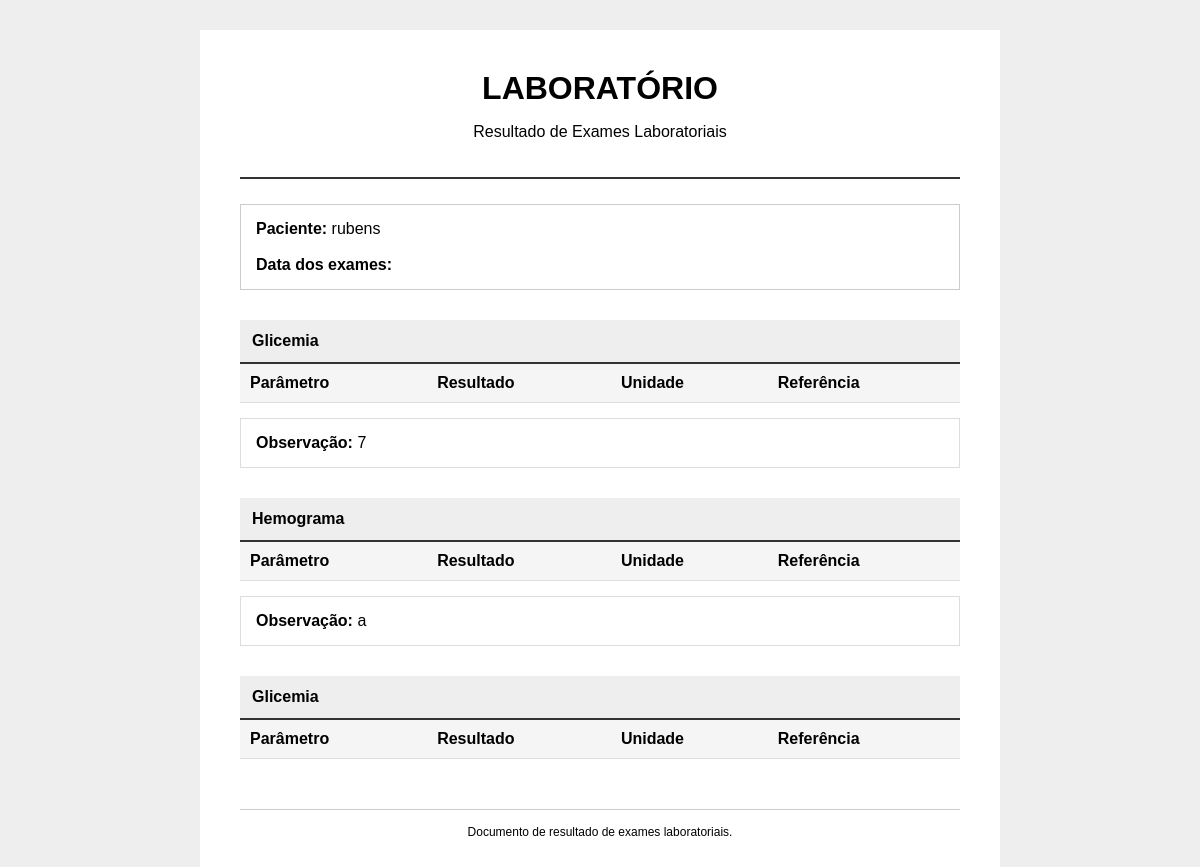
/ver_resultados/4/2026-08-13, run on the app's committed database.
### odisseu/models.py (models this page shows, shortened)
class Paciente(models.Model):
    nome = models.CharField(max_length=200)
    cpf = models.CharField(max_length=11)
    cns = models.CharField(max_length=14)
    data_nascimento = models.DateField()
    telefone = models.CharField(max_length=20)

class Agendamento(models.Model):
    EXAMES = [
        ('glicemia', 'Glicemia'),
        ('hemograma', 'Hemograma'),
    ]
    paciente = models.ForeignKey(
        Paciente,
        on_delete=models.CASCADE
    )
    exame = models.CharField(
        max_length=50,
        choices=EXAMES
    )
    data = models.DateField()

class Resultado(models.Model):
    agendamento = models.OneToOneField(
        Agendamento,
        on_delete=models.CASCADE,
        related_name='resultado'
    )
    observacao = models.TextField(
        blank=True
    )
    liberado = models.BooleanField(
        default=False
    )

### odisseu/views.py (the view)
# urls.py: path('ver_resultados/<int:paciente_id>/<str:data>',views.ver_resultados, name='ver_resultados'
def ver_resultados(request, paciente_id, data):
    paciente = Paciente.objects.get(id=paciente_id)
    resultados = Resultado.objects.filter(
        agendamento__paciente=paciente,
        agendamento__data=data
    )
    return render(
        request,
        'ver_resultados.html',
        {
            'paciente': paciente,
            'resultados': resultados,
            'data': data,
        }
    )

### odisseu/templates/ver_resultados.html (shortened to what this page needs)
<!DOCTYPE html>
<html lang="pt-br">
<head>
</head>
<body>
    <div class="laudo">
        <div class="cabecalho">
            <h1>LABORATÓRIO</h1>
            <p>
                Resultado de Exames Laboratoriais
            </p>
        </div>
        <div class="dados-paciente">
            <strong>Paciente:</strong>
            {{ paciente.nome }}
            <br><br>
            <strong>Data dos exames:</strong>
        </div>
        {% regroup resultados by agendamento as exames %}
        {% for grupo in exames %}
            <div class="exame">
                <div class="exame-titulo">
                    <strong>
                        {{ grupo.grouper.get_exame_display }}
                    </strong>
                </div>
                <table>
                    <thead>
                        <tr>
                            <th>
                                Parâmetro
                            </th>
                            <th>
                                Resultado
                            </th>
                            <th>
                                Unidade
                            </th>
                            <th>
                                Referência
                            </th>
                        </tr>
                    </thead>
                </table>
                {% for resultado in grupo.list %}
                    {% if resultado.observacao %}
                        <div class="observacao">
                            <strong>
                                Observação:
                            </strong>
                            {{ resultado.observacao }}
                        </div>
                    {% endif %}
                {% endfor %}
            </div>
        {% endfor %}
        <div class="rodape">
            Documento de resultado de exames laboratoriais.
        </div>
    </div>
</body>
</html>

### odisseu/templates/ver_resultados.html (style rules this page uses)
body { font-family: Arial, sans-serif; background-color: #eeeeee; margin: 0; padding: 30px; }
.laudo { width: 800px; max-width: 100%; margin: auto; background-color: white; padding: 40px; box-sizing: border-box; }
.cabecalho { text-align: center; border-bottom: 2px solid #333; padding-bottom: 20px; margin-bottom: 25px; }
.cabecalho h1 { margin: 0; }
.dados-paciente { border: 1px solid #ccc; padding: 15px; margin-bottom: 30px; }
.exame { margin-bottom: 30px; }
.exame-titulo { background-color: #eeeeee; padding: 12px; border-bottom: 2px solid #333; }
table { width: 100%; border-collapse: collapse; }
th, td { padding: 10px; border-bottom: 1px solid #ddd; text-align: left; }
th { background-color: #f5f5f5; }
.observacao { margin-top: 15px; padding: 15px; border: 1px solid #ddd; }
.rodape { margin-top: 50px; padding-top: 15px; border-top: 1px solid #ccc; text-align: center; font-size: 12px; }

### data on the page
Paciente: nome "rubens"
Agendamento: grouper.exame "Glicemia"
Resultado: observacao "7"
Agendamento: grouper.exame "Hemograma"
Resultado: observacao "a"
Agendamento: grouper.exame "Glicemia"
